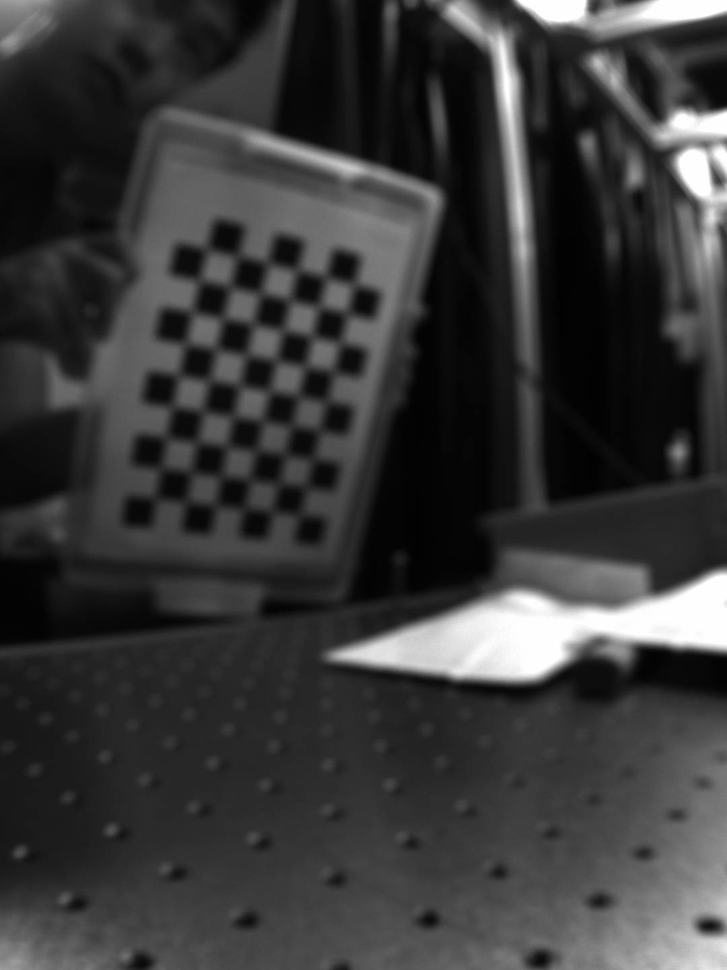
#> input picture cv/setup/rcam/00003.png, 727 x 970 px, shrunk from 1080 x 1440 before the run; its folder holds only this picture in this run
$ python caliberation.py
#> lines starting #> are read from the running program, lines starting #| are printed output that depends on the picture; after the words box and inside, x2 and y2 are one past the last pixel; in counts of white or black regions, pixels touching at a corner belong together; long printed decimals are rounded
import numpy as np
import glob
import cv2

# Setup checkerboard dimensions
CHECKERBOARD = (9, 6)  # 9 inner corners per row, 6 per column
SQUARE_SIZE = 25  # in mm

# 3D points in real-world space (z=0 since it's a flat board)
objp = np.zeros((CHECKERBOARD[0]*CHECKERBOARD[1], 3), np.float32)
objp[:, :2] = np.mgrid[0:CHECKERBOARD[0], 0:CHECKERBOARD[1]].T.reshape(-1, 2)
objp *= SQUARE_SIZE

# Arrays to store 3D and 2D points
objpoints = []  # 3D points
imgpoints = []  # 2D points
# Load all images
images = glob.glob('rcam/*.png')

if not images:
    raise ValueError("No images found. Check your folder path or file extension.")

for fname in images:
    img = cv2.imread(fname)
#> img is the input picture: shape (970, 727, 3); min 1, max 255, mean 57.3
    gray = cv2.cvtColor(img, cv2.COLOR_BGR2GRAY)

    # Save image size from the first image
    if 'img_shape' not in locals():
        img_shape = gray.shape[::-1]  # width, height
#> img_shape = (727, 970)

    # Find corners
    ret, corners = cv2.findChessboardCorners(gray, CHECKERBOARD, None)
#> ret = True; corners = 54 rows, first 8: [156, 498.5], [160.5, 467.5], [166.5, 436], [172.5, 407.5], [178.5, 375.5], [185, 344], [192, 311.5], [199.5, 280]

    if ret:
        objpoints.append(objp)
        corners2 = cv2.cornerSubPix(gray, corners, (11, 11), (-1, -1),
                                    criteria=(cv2.TERM_CRITERIA_EPS + cv2.TERM_CRITERIA_MAX_ITER, 30, 0.001))
#> corners2 = 54 rows, first 8: [155.3, 498.1], [161.3, 468.1], [166.3, 437.2], [172.7, 406.2], [178.6, 375.8], [186.2, 343.6], [192.4, 312.1], [199.5, 280.5]
        imgpoints.append(corners2)

        # Draw and show
        cv2.drawChessboardCorners(img, CHECKERBOARD, corners2, ret)
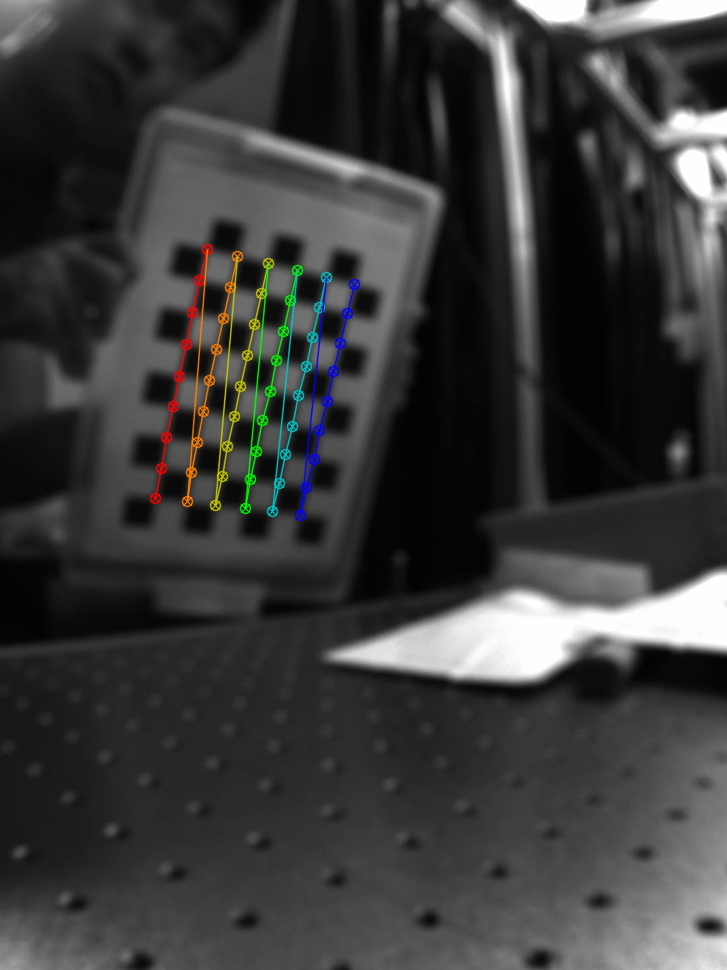
#> img: shape (970, 727, 3); 1.71% of pixels changed, all inside (x1, y1, x2, y2) = (149, 243, 361, 522)
        cv2.imshow('img', img)
        cv2.waitKey(100)

cv2.destroyAllWindows()

# Check if any corners were detected
if not objpoints:
    raise ValueError("No checkerboard corners were detected in any image.")

# Calibrate
ret, K, dist, rvecs, tvecs = cv2.calibrateCamera(objpoints, imgpoints, img_shape, None, None)
#> ret = 0.458; K = [[972.1, 0, 387.1], [0, 890.2, 605.9], [0, 0, 1]]; dist = [[-0.795, 0.691, -0.0913, -0.0296, -0.963]]; rvecs = ([0.704, -0.164, -1.36],); tvecs = ([-174.5, -85.03, 727.4],)

print("Camera matrix:\n", K)
#| Camera matrix:
#|  [[972.086   0.         387.079]
#|  [  0.         890.166 605.884]
#|  [  0.           0.           1.        ]]
print("Distortion coefficients:\n", dist)
#| Distortion coefficients:
#|  [[-0.7946  0.6908 -0.09134 -0.0296 -0.9632]]

$ run again, on cv/setup/rcam/00007.png
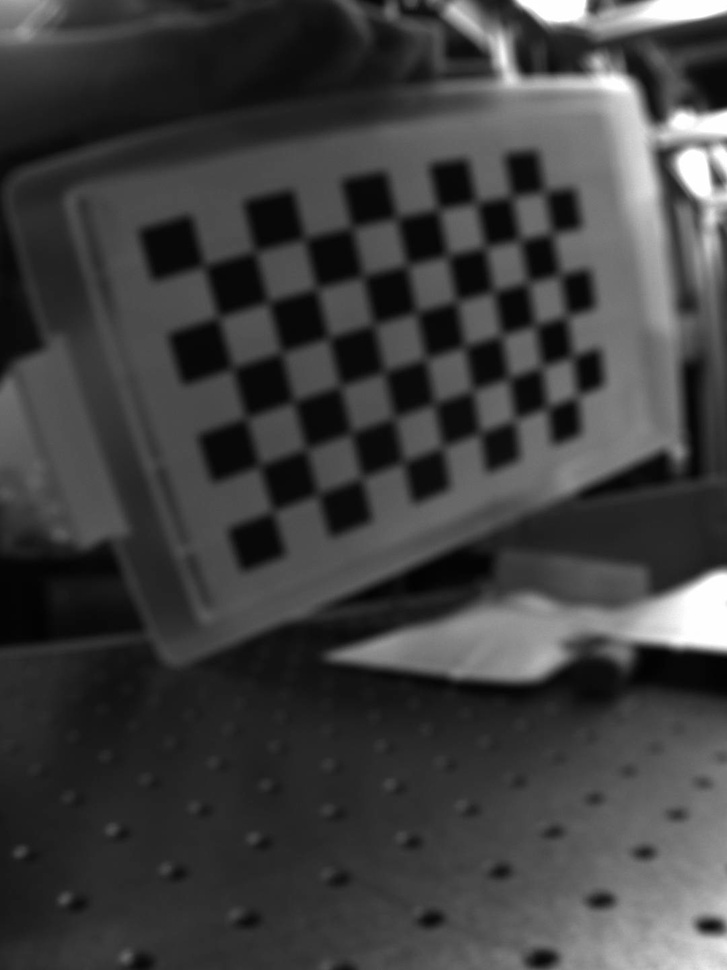
#> input picture cv/setup/rcam/00007.png, 727 x 970 px, shrunk from 1080 x 1440 before the run
#> img is the input picture: shape (970, 727, 3); min 2, max 255, mean 63.4
#> `ret, corners = cv2.findChessboardCorners(gray, CHECKERBOARD, None)`: ret = True; corners = 54 rows, first 8: [204, 265.5], [255, 251.5], [305, 239], [351.5, 227.5], [397, 218], [438, 209.5], [476.5, 203], [511, 197.5]
#> corners2 = 54 rows, first 8: [203.8, 266.1], [255.4, 251.9], [304.7, 238.9], [352.3, 227.4], [396.9, 217.8], [438.8, 209.4], [476.4, 202.9], [512.2, 197.1]
#> `cv2.drawChessboardCorners(img, CHECKERBOARD, corners2, ret)`:
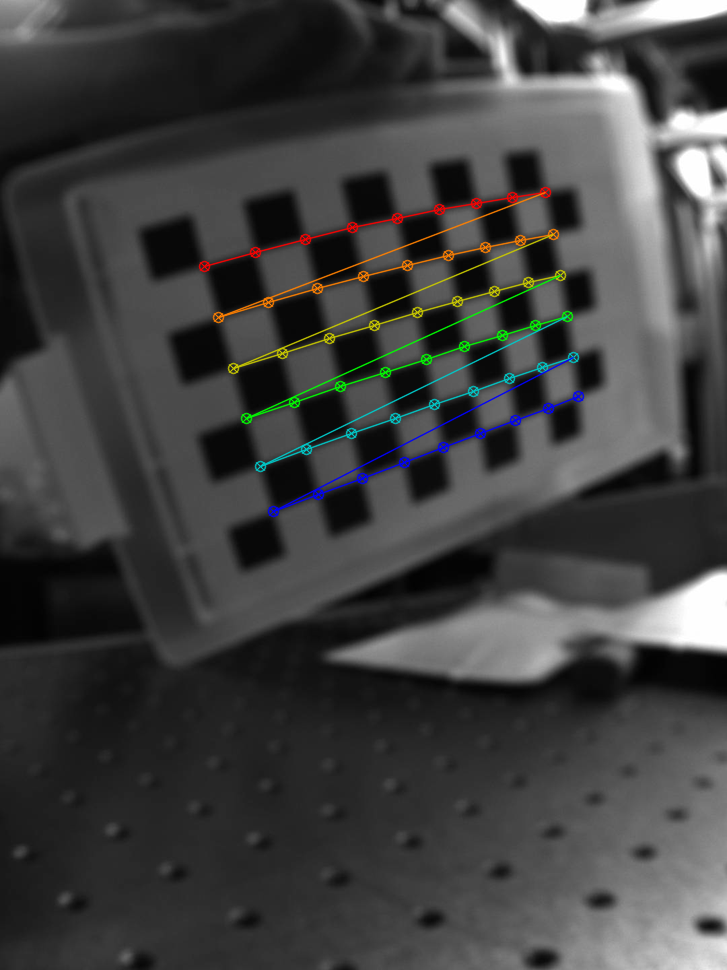
#> img: shape (970, 727, 3); 2.09% of pixels changed, all inside (x1, y1, x2, y2) = (198, 186, 585, 518)
#> `ret, K, dist, rvecs, tvecs = cv2.calibrateCamera(objpoints, imgpoints,..`: ret = 0.42; K = [[754.4, 0, 338.5], [0, 752.9, 519.9], [0, 0, 1]]; dist = [[-0.456, 0.279, -0.0154, -0.00959, -0.142]]; rvecs = ([0.39, -0.355, -0.304],); tvecs = ([-60.07, -114.3, 323.4],)
#| Camera matrix:
#|  [[754.426   0.         338.541]
#|  [  0.         752.924 519.943]
#|  [  0.           0.           1.        ]]
#| Distortion coefficients:
#|  [[-0.4562  0.2792  -0.01537 -0.009588 -0.1424]]

$ run again, on cv/setup/rcam/00009.png
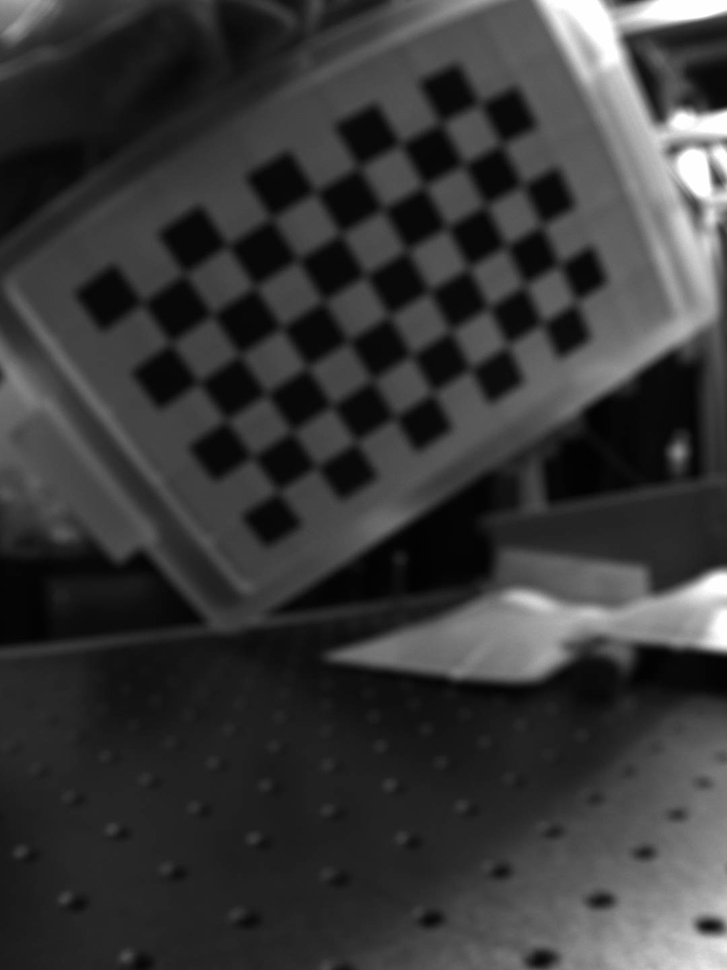
#> input picture cv/setup/rcam/00009.png, 727 x 970 px, shrunk from 1080 x 1440 before the run
#> img is the input picture: shape (970, 727, 3); min 1, max 255, mean 56.6
#> `ret, corners = cv2.findChessboardCorners(gray, CHECKERBOARD, None)`: ret = True; corners = 54 rows, first 8: [143, 303], [184.5, 274], [229.1, 245.8], [271.5, 218.5], [315.5, 191.5], [358.5, 167], [400.5, 144], [440.5, 122.5]
#> corners2 = 54 rows, first 8: [142.8, 303.1], [185, 273.7], [227.8, 245.5], [271.7, 218.2], [315.5, 192.3], [359.1, 167.1], [400.4, 143.9], [442.1, 123]
#> `cv2.drawChessboardCorners(img, CHECKERBOARD, corners2, ret)`:
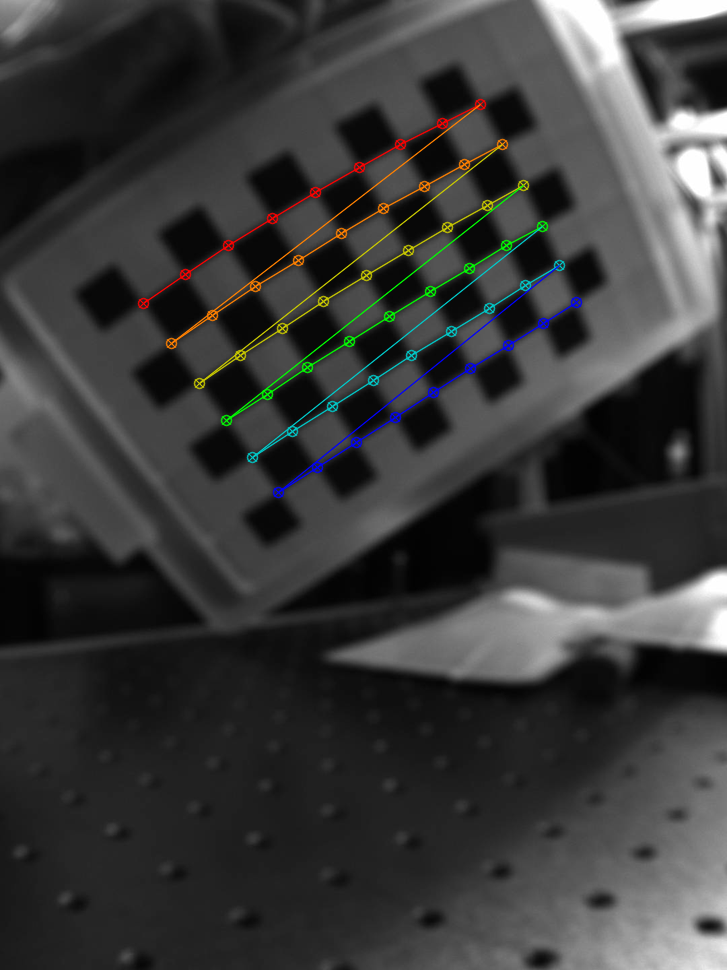
#> img: shape (970, 727, 3); 2.07% of pixels changed, all inside (x1, y1, x2, y2) = (137, 98, 583, 499)
#> `ret, K, dist, rvecs, tvecs = cv2.calibrateCamera(objpoints, imgpoints,..`: ret = 0.442; K = [[657.4, 0, 330.6], [0, 632.2, 511.8], [0, 0, 1]]; dist = [[-0.382, 0.158, -0.0255, 0.00921, -0.0416]]; rvecs = ([0.461, -0.0992, -0.581],); tvecs = ([-91.63, -103.6, 298.9],)
#| Camera matrix:
#|  [[657.412   0.         330.619]
#|  [  0.         632.211 511.822]
#|  [  0.           0.           1.        ]]
#| Distortion coefficients:
#|  [[-0.3816  0.1578 -0.02553  0.009212 -0.04164]]

$ run again, on cv/setup/rcam/00004.png
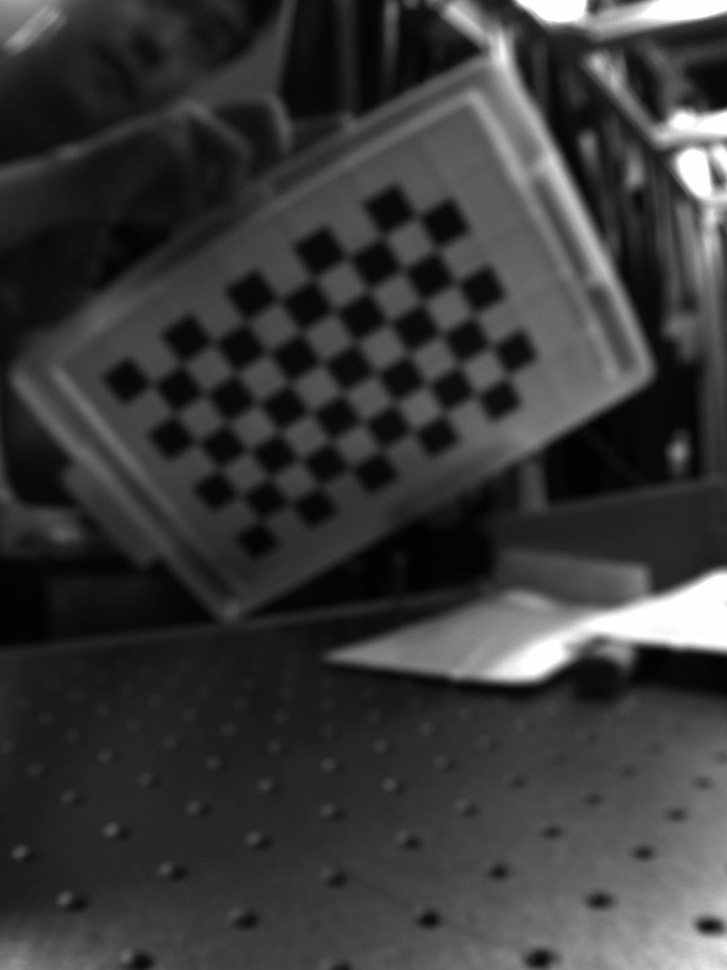
#> input picture cv/setup/rcam/00004.png, 727 x 970 px, shrunk from 1080 x 1440 before the run
#> img is the input picture: shape (970, 727, 3); min 1, max 255, mean 57.9
#> `ret, corners = cv2.findChessboardCorners(gray, CHECKERBOARD, None)`: ret = True; corners = 54 rows, first 8: [153, 384.5], [181.5, 364], [213.5, 342.5], [246, 322], [279, 300], [313, 278.5], [348, 257], [382.5, 236.5]
#> corners2 = 54 rows, first 8: [152.4, 384.3], [181.9, 364.2], [213.2, 343.4], [246.1, 322], [279, 300.6], [314.3, 279], [347.9, 257.5], [383.4, 236.2]
#> `cv2.drawChessboardCorners(img, CHECKERBOARD, corners2, ret)`:
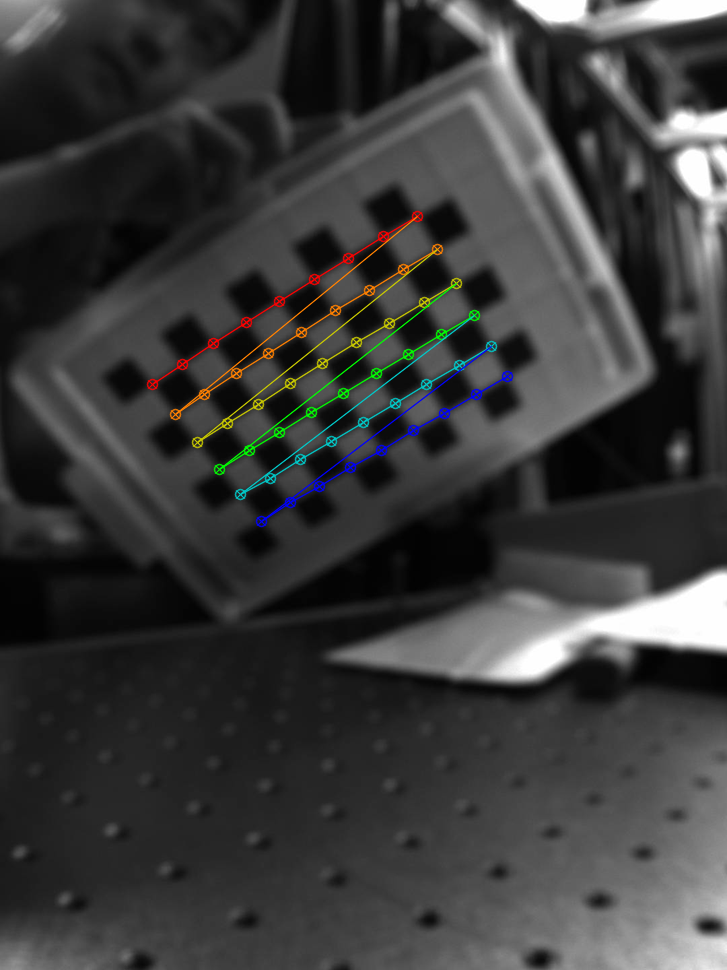
#> img: shape (970, 727, 3); 1.77% of pixels changed, all inside (x1, y1, x2, y2) = (146, 210, 514, 528)
#> `ret, K, dist, rvecs, tvecs = cv2.calibrateCamera(objpoints, imgpoints,..`: ret = 0.614; K = [[680.2, 0, 335], [0, 641.8, 528.7], [0, 0, 1]]; dist = [[-0.461, 0.605, -0.0401, 0.0026, -1.01]]; rvecs = ([0.51, 0.0524, -0.57],); tvecs = ([-118.9, -96.66, 426.6],)
#| Camera matrix:
#|  [[680.190   0.         334.955]
#|  [  0.         641.802 528.733]
#|  [  0.           0.           1.        ]]
#| Distortion coefficients:
#|  [[-0.461  0.6047 -0.04008  0.0026 -1.011]]
